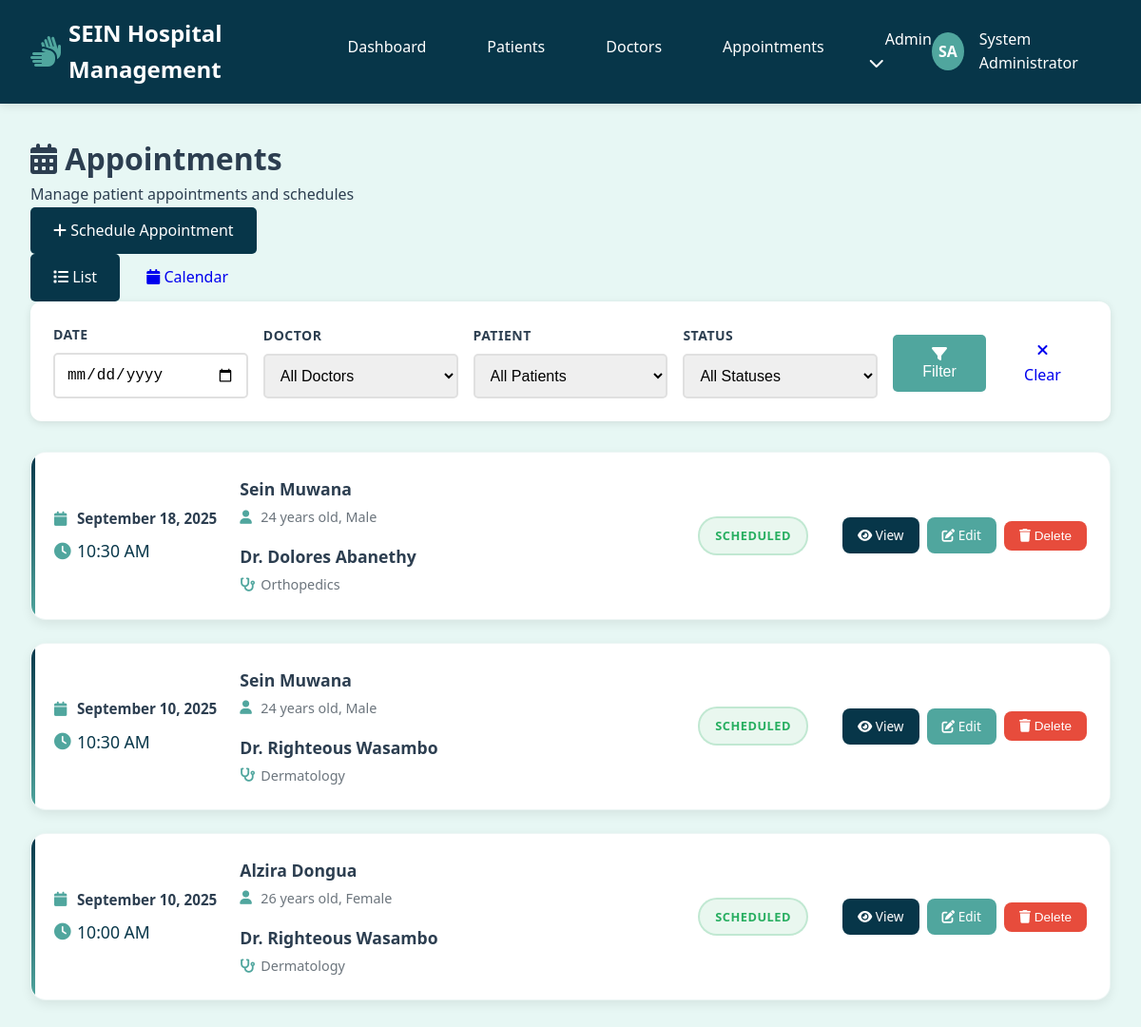
Before: /appointments (signed in) with the older database file.
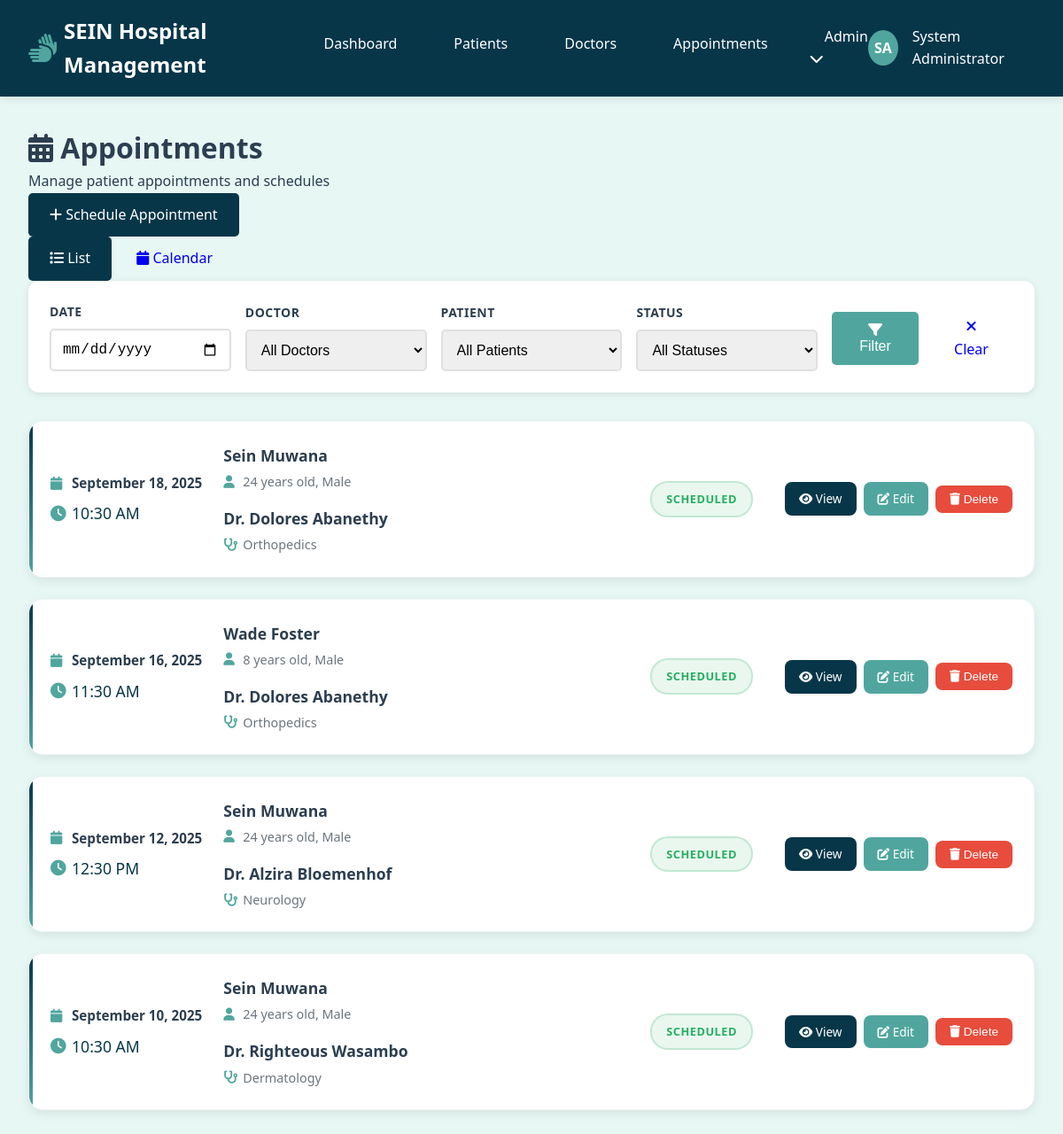
After: the same page with the newer database file.
### hospital/app.py (models this page shows, shortened)
class Appointment(db.Model):
    id = db.Column(db.Integer, primary_key=True)
    patient_id = db.Column(db.Integer, db.ForeignKey('patient.id'), nullable=False)
    doctor_id = db.Column(db.Integer, db.ForeignKey('doctor.id'), nullable=False)
    appointment_date = db.Column(db.Date, nullable=False)
    appointment_time = db.Column(db.Time, nullable=False)
    diagnosis = db.Column(db.Text)
    notes = db.Column(db.Text)
    status = db.Column(db.String(20), default='scheduled')  # scheduled, completed, cancelled
    created_at = db.Column(db.DateTime, default=datetime.utcnow)

class Patient(db.Model):
    id = db.Column(db.Integer, primary_key=True)
    first_name = db.Column(db.String(50), nullable=False)
    last_name = db.Column(db.String(50), nullable=False)
    date_of_birth = db.Column(db.Date, nullable=False)
    gender = db.Column(db.String(10), nullable=False)
    phone = db.Column(db.String(20))
    email = db.Column(db.String(100))
    address = db.Column(db.Text)
    emergency_contact = db.Column(db.String(100))
    emergency_phone = db.Column(db.String(20))
    created_at = db.Column(db.DateTime, default=datetime.utcnow)
    appointments = db.relationship('Appointment', backref='patient_ref', lazy=True)
    medical_records = db.relationship('MedicalRecord', backref='patient_ref', lazy=True)
    @property
    def age(self):
        today = date.today()
        return today.year - self.date_of_birth.year - ((today.month, today.day) < (self.date_of_birth.month, self.date_of_birth.day))

class Doctor(db.Model):
    id = db.Column(db.Integer, primary_key=True)
    first_name = db.Column(db.String(50), nullable=False)
    last_name = db.Column(db.String(50), nullable=False)
    phone = db.Column(db.String(20))
    email = db.Column(db.String(100))
    specialization_id = db.Column(db.Integer, db.ForeignKey('specialization.id'), nullable=False)
    license_number = db.Column(db.String(50), unique=True)
    created_at = db.Column(db.DateTime, default=datetime.utcnow)
    appointments = db.relationship('Appointment', backref='doctor_ref', lazy=True)

class Specialization(db.Model):
    id = db.Column(db.Integer, primary_key=True)
    name = db.Column(db.String(100), unique=True, nullable=False)
    doctors = db.relationship('Doctor', backref='specialization_ref', lazy=True)

### hospital/app.py (the view)
@app.route('/appointments')
def appointments():
    if 'user_id' not in session:
        return redirect(url_for('login'))
    view = request.args.get('view', 'list')  # list or calendar
    date_filter = request.args.get('date', '')
    doctor_filter = request.args.get('doctor', '')
    patient_filter = request.args.get('patient', '')
    status_filter = request.args.get('status', '')
    query = Appointment.query.join(Patient).join(Doctor)
    if date_filter:
        try:
            filter_date = datetime.strptime(date_filter, '%Y-%m-%d').date()
            query = query.filter(Appointment.appointment_date == filter_date)
        except ValueError:
            pass
    if doctor_filter:
        query = query.filter(Appointment.doctor_id == doctor_filter)
    if patient_filter:
        query = query.filter(Appointment.patient_id == patient_filter)
    if status_filter:
        query = query.filter(Appointment.status == status_filter)
    appointments = query.order_by(Appointment.appointment_date.desc(),
                                Appointment.appointment_time.desc()).all()
    doctors = Doctor.query.all()
    patients = Patient.query.all()
    return render_template('appointments/list.html',
                         appointments=appointments,
                         doctors=doctors,
                         patients=patients,
                         view=view,
                         date_filter=date_filter,
                         doctor_filter=doctor_filter,
                         patient_filter=patient_filter,
                         status_filter=status_filter)

### hospital/templates/appointments/list.html (shortened to what the changed rows need)
{% extends "base.html" %}
{% block content %}
<div class="page-header">
    <div class="page-title">
        <h1><i class="fas fa-calendar-alt"></i> Appointments</h1>
    </div>
</div>
{% if view == 'calendar' %}
<div class="modern-calendar-container">
    <div class="calendar-main">
        <div class="calendar-title">
            <h2>Appointments Calendar</h2>
        </div>
        <div class="year-navigation">
            <button id="prevYear" class="nav-btn">
                <i class="fas fa-chevron-left"></i>
            </button>
            <span id="currentYear">2025</span>
            <button id="nextYear" class="nav-btn">
                <i class="fas fa-chevron-right"></i>
            </button>
        </div>
        <div class="months-row">
            <div class="month-tab" data-month="0">JAN</div>
            <div class="month-tab" data-month="1">FEB</div>
            <div class="month-tab" data-month="2">MAR</div>
            <div class="month-tab" data-month="3">APR</div>
            <div class="month-tab" data-month="4">MAY</div>
            <div class="month-tab" data-month="5">JUN</div>
            <div class="month-tab" data-month="6">JUL</div>
            <div class="month-tab" data-month="7">AUG</div>
            <div class="month-tab" data-month="8">SEP</div>
            <div class="month-tab" data-month="9">OCT</div>
            <div class="month-tab" data-month="10">NOV</div>
            <div class="month-tab" data-month="11">DEC</div>
        </div>
        <div class="calendar-grid">
            <div class="weekdays-header">
                <div class="weekday-header">SUN</div>
                <div class="weekday-header">MON</div>
                <div class="weekday-header">TUE</div>
                <div class="weekday-header">WED</div>
                <div class="weekday-header">THU</div>
                <div class="weekday-header">FRI</div>
                <div class="weekday-header">SAT</div>
            </div>
            <div id="calendarGrid" class="calendar-days-grid">
                 Days will be populated by JavaScript
            </div>
        </div>
        <div class="calendar-actions">
            <button id="addEventBtn" class="add-event-btn">
                <i class="fas fa-plus"></i> Add Appointment
            </button>
        </div>
    </div>
    <div class="event-details-sidebar">
        <div id="eventDetails" class="event-details-content">
            <div class="no-selection">
                <i class="fas fa-calendar-day"></i>
                <p>Select a date to view appointments</p>
            </div>
        </div>
    </div>
</div>
{% else %}
<div class="appointments-list">
    {% for appointment in appointments %}
    <div class="appointment-card">
        <div class="appointment-date-time">
            <div class="date">
                <i class="fas fa-calendar"></i>
                {{ appointment.appointment_date.strftime('%B %d, %Y') }}
            </div>
            <div class="time">
                <i class="fas fa-clock"></i>
                {{ appointment.appointment_time.strftime('%I:%M %p') }}
            </div>
        </div>
        <div class="appointment-details">
            <div class="patient-info">
                <h4>{{ appointment.patient_ref.first_name }} {{ appointment.patient_ref.last_name }}</h4>
                <p><i class="fas fa-user"></i> {{ appointment.patient_ref.age }} years old, {{ appointment.patient_ref.gender }}</p>
            </div>
            <div class="doctor-info">
                <h4>Dr. {{ appointment.doctor_ref.first_name }} {{ appointment.doctor_ref.last_name }}</h4>
                <p><i class="fas fa-stethoscope"></i> {{ appointment.doctor_ref.specialization_ref.name }}</p>
            </div>
        </div>
        <div class="appointment-status">
            <span class="status-badge status-{{ appointment.status }}">
                {{ appointment.status.title() }}
            </span>
        </div>
        <div class="appointment-actions">
            <a href="{{ url_for('appointment_detail', appointment_id=appointment.id) }}"
               class="btn btn-sm btn-primary">
                <i class="fas fa-eye"></i> View
            </a>
            <a href="{{ url_for('edit_appointment', appointment_id=appointment.id) }}"
               class="btn btn-sm btn-secondary">
                <i class="fas fa-edit"></i> Edit
            </a>
            <form method="POST" action="{{ url_for('delete_appointment', appointment_id=appointment.id) }}"
                  style="display: inline;"
                  onsubmit="return confirm('Are you sure you want to delete this appointment?')">
                <button type="submit" class="btn btn-sm btn-danger">
                    <i class="fas fa-trash"></i> Delete
                </button>
            </form>
        </div>
    </div>
    {% endfor %}
</div>
{% endif %}
{% endblock %}

Changed rows visible on the page:
removed Appointment: appointment_date "September 10, 2025", appointment_time "10:00 AM", patient_ref.first_name "Alzira", patient_ref.last_name "Dongua", patient_ref.age "26", patient_ref.gender "Female", doctor_ref.first_name "Righteous", doctor_ref.last_name "Wasambo", doctor_ref.specialization_ref.name "Dermatology", status "SCHEDULED"
added Appointment: appointment_date "September 16, 2025", appointment_time "11:30 AM", patient_ref.first_name "Wade", patient_ref.last_name "Foster", patient_ref.age "8", patient_ref.gender "Male", doctor_ref.first_name "Dolores", doctor_ref.last_name "Abanethy", doctor_ref.specialization_ref.name "Orthopedics", status "SCHEDULED"
added Appointment: appointment_date "September 12, 2025", appointment_time "12:30 PM", patient_ref.first_name "Sein", patient_ref.last_name "Muwana", patient_ref.age "24", patient_ref.gender "Male", doctor_ref.first_name "Alzira", doctor_ref.last_name "Bloemenhof", doctor_ref.specialization_ref.name "Neurology", status "SCHEDULED"
